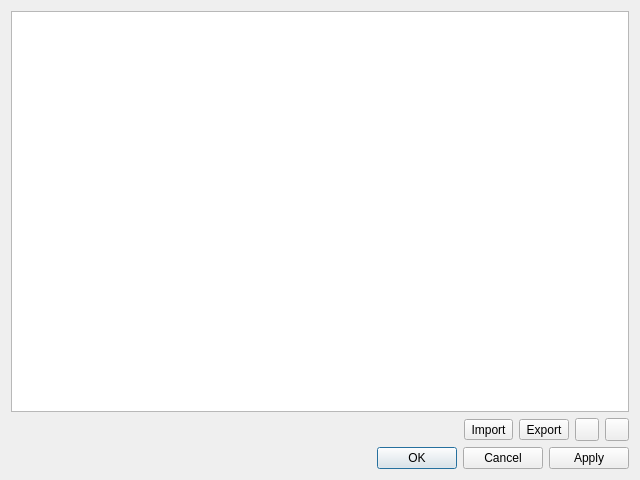
<?xml version="1.0" encoding="UTF-8"?>
<ui version="4.0">
 <class>PredefinedFiltersDialog</class>
 <widget class="QDialog" name="PredefinedFiltersDialog">
  <property name="geometry">
   <rect>
    <x>0</x>
    <y>0</y>
    <width>640</width>
    <height>480</height>
   </rect>
  </property>
  <property name="windowTitle">
   <string>Predefined Filters</string>
  </property>
  <layout class="QVBoxLayout" name="verticalLayout_2" stretch="0,0,0,0">
   <property name="sizeConstraint">
    <enum>QLayout::SetDefaultConstraint</enum>
   </property>
   <item>
    <widget class="QTableWidget" name="filtersTableWidget"/>
   </item>
   <item>
    <layout class="QHBoxLayout" name="horizontalLayout_5">
     <property name="bottomMargin">
      <number>0</number>
     </property>
     <item>
      <spacer name="horizontalSpacer">
       <property name="orientation">
        <enum>Qt::Horizontal</enum>
       </property>
       <property name="sizeHint" stdset="0">
        <size>
         <width>40</width>
         <height>20</height>
        </size>
       </property>
      </spacer>
     </item>
     <item>
      <widget class="QToolButton" name="importFilterButton">
       <property name="toolTip">
        <string>Import Filters</string>
       </property>
       <property name="text">
        <string>Import</string>
       </property>
      </widget>
     </item>
     <item>
      <widget class="QToolButton" name="exportFilterButton">
       <property name="toolTip">
        <string>Export Filters</string>
       </property>
       <property name="text">
        <string>Export</string>
       </property>
      </widget>
     </item>
     <item>
      <widget class="QToolButton" name="addFilterButton">
       <property name="toolTip">
        <string>New Filter</string>
       </property>
       <property name="text">
        <string/>
       </property>
       <property name="icon">
        <iconset resource="../../app/klogg.qrc">
         <normaloff>:/images/icons8-plus-16.png</normaloff>:/images/icons8-plus-16.png
        </iconset>
       </property>
      </widget>
     </item>
     <item>
      <widget class="QToolButton" name="removeFilterButton">
       <property name="toolTip">
        <string>Remove Filter</string>
       </property>
       <property name="text">
        <string/>
       </property>
       <property name="icon">
        <iconset resource="../../app/klogg.qrc">
         <normaloff>:/images/icons8-minus-16.png</normaloff>:/images/icons8-minus-16.png
        </iconset>
       </property>
      </widget>
     </item>
    </layout>
   </item>
   <item>
    <widget class="QDialogButtonBox" name="buttonBox">
     <property name="orientation">
      <enum>Qt::Horizontal</enum>
     </property>
     <property name="standardButtons">
      <set>QDialogButtonBox::Apply|QDialogButtonBox::Cancel|QDialogButtonBox::Ok</set>
     </property>
    </widget>
   </item>
  </layout>
 </widget>
 <resources>
  <include location="../../app/klogg.qrc"/>
  <include location="../../app/klogg.qrc"/>
 </resources>
 <connections/>
</ui>
